Frame 1 (no input): blank canvas, image omitted
Frame 60 (the mouse pressed at the canvas centre just before this capture): blank canvas, image omitted
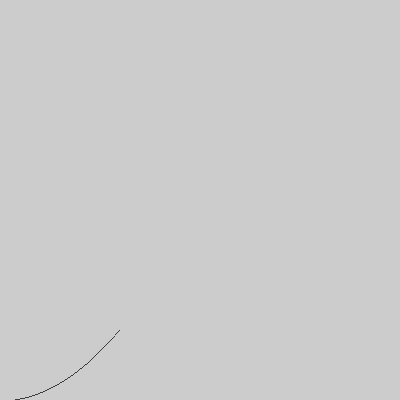
Frame 120 (the mouse held since frame 60 and released just before this capture)

The Processing sketch whose frames 1 and 60 were blank and that drew this single picture after the mouse press (run headless with seeded random() and noise(); from frame 60 on, the mouse is pressed at the canvas centre):

// Processing sketch: Idonknow
// ── Idonknow.pde
// 変数を初期化
int x=0;

void setup()
{
  // 400x400のウインドウを作るよ
  size(400, 400);
}

void draw()
{
  // x*x/200の計算結果をyに入れる
  int y = x*x/200;
  // 上下反転させるためheight=400から引いて点を描く
  // ウインドウの高さは height で取得することができる
  point(x, height-y);
  // 描画するたびにxの値を増やす
  x=x+1;
}
